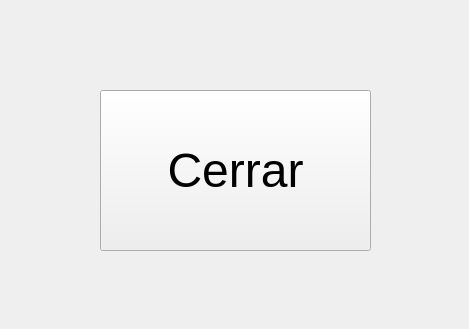
<?xml version="1.0" encoding="UTF-8"?>
<ui version="4.0">
 <class>MainWindow</class>
 <widget class="QMainWindow" name="MainWindow">
  <property name="geometry">
   <rect>
    <x>0</x>
    <y>0</y>
    <width>469</width>
    <height>329</height>
   </rect>
  </property>
  <property name="windowTitle">
   <string>MainWindow</string>
  </property>
  <widget class="QWidget" name="centralwidget">
   <widget class="QPushButton" name="btnCerrar">
    <property name="geometry">
     <rect>
      <x>100</x>
      <y>90</y>
      <width>271</width>
      <height>161</height>
     </rect>
    </property>
    <property name="font">
     <font>
      <pointsize>36</pointsize>
     </font>
    </property>
    <property name="text">
     <string>Cerrar</string>
    </property>
   </widget>
  </widget>
 </widget>
 <resources/>
 <connections/>
</ui>
